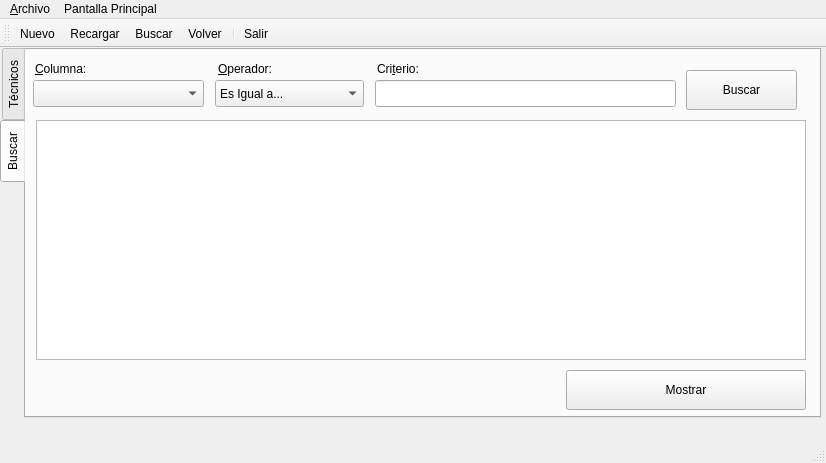
<?xml version="1.0" encoding="UTF-8"?>
<ui version="4.0">
 <class>frmTecnicos</class>
 <widget class="QMainWindow" name="frmTecnicos">
  <property name="geometry">
   <rect>
    <x>0</x>
    <y>0</y>
    <width>826</width>
    <height>463</height>
   </rect>
  </property>
  <property name="acceptDrops">
   <bool>true</bool>
  </property>
  <property name="windowTitle">
   <string>Tecnicos</string>
  </property>
  <property name="windowIcon">
   <iconset resource="polaris.qrc">
    <normaloff>:/Icons/icons/gear.png</normaloff>:/Icons/icons/gear.png</iconset>
  </property>
  <property name="documentMode">
   <bool>false</bool>
  </property>
  <property name="tabShape">
   <enum>QTabWidget::Rounded</enum>
  </property>
  <widget class="QWidget" name="centralwidget">
   <widget class="QTabWidget" name="tab_tecnicos">
    <property name="geometry">
     <rect>
      <x>0</x>
      <y>0</y>
      <width>821</width>
      <height>370</height>
     </rect>
    </property>
    <property name="toolTip">
     <string notr="true"/>
    </property>
    <property name="styleSheet">
     <string notr="true"/>
    </property>
    <property name="tabPosition">
     <enum>QTabWidget::West</enum>
    </property>
    <property name="currentIndex">
     <number>1</number>
    </property>
    <property name="iconSize">
     <size>
      <width>16</width>
      <height>16</height>
     </size>
    </property>
    <property name="documentMode">
     <bool>false</bool>
    </property>
    <property name="tabsClosable">
     <bool>false</bool>
    </property>
    <property name="movable">
     <bool>true</bool>
    </property>
    <widget class="QWidget" name="tab_formulario">
     <attribute name="icon">
      <iconset resource="polaris.qrc">
       <normaloff>:/Icons/icons/applications_engineering.png</normaloff>:/Icons/icons/applications_engineering.png</iconset>
     </attribute>
     <attribute name="title">
      <string>Técnicos</string>
     </attribute>
     <widget class="QFrame" name="frame">
      <property name="geometry">
       <rect>
        <x>9</x>
        <y>1</y>
        <width>692</width>
        <height>41</height>
       </rect>
      </property>
      <property name="frameShape">
       <enum>QFrame::StyledPanel</enum>
      </property>
      <property name="frameShadow">
       <enum>QFrame::Raised</enum>
      </property>
      <widget class="QLabel" name="lbl_id_tecnicoa">
       <property name="geometry">
        <rect>
         <x>390</x>
         <y>10</y>
         <width>161</width>
         <height>20</height>
        </rect>
       </property>
       <property name="text">
        <string>Identificador Técnico:</string>
       </property>
      </widget>
      <widget class="QLabel" name="lbl_id_tecnicob">
       <property name="geometry">
        <rect>
         <x>540</x>
         <y>0</y>
         <width>130</width>
         <height>31</height>
        </rect>
       </property>
       <property name="toolTip">
        <string>Identificador del tecnico</string>
       </property>
       <property name="text">
        <string>&lt;html&gt;&lt;head/&gt;&lt;body&gt;&lt;p&gt;&lt;span style=&quot; font-size:16pt; font-weight:600; color:#00007f;&quot;&gt;1722919725&lt;/span&gt;&lt;/p&gt;&lt;/body&gt;&lt;/html&gt;</string>
       </property>
      </widget>
      <widget class="QLabel" name="lbl_fecha_registroa">
       <property name="geometry">
        <rect>
         <x>30</x>
         <y>10</y>
         <width>131</width>
         <height>20</height>
        </rect>
       </property>
       <property name="text">
        <string>Fecha de Registro:</string>
       </property>
      </widget>
      <widget class="QLabel" name="lbl_fecha_registrob">
       <property name="geometry">
        <rect>
         <x>155</x>
         <y>10</y>
         <width>151</width>
         <height>20</height>
        </rect>
       </property>
       <property name="toolTip">
        <string>Fecha de Registro en el sistema</string>
       </property>
       <property name="text">
        <string>&lt;html&gt;&lt;head/&gt;&lt;body&gt;&lt;p&gt;&lt;span style=&quot; font-style:italic; color:#00007f;&quot;&gt;1987-07-01 12:12:12&lt;/span&gt;&lt;/p&gt;&lt;/body&gt;&lt;/html&gt;</string>
       </property>
      </widget>
     </widget>
     <widget class="QLabel" name="lbl_notas">
      <property name="geometry">
       <rect>
        <x>10</x>
        <y>200</y>
        <width>101</width>
        <height>17</height>
       </rect>
      </property>
      <property name="text">
       <string>&amp;Notas:</string>
      </property>
      <property name="buddy">
       <cstring>rtxt_notas</cstring>
      </property>
     </widget>
     <widget class="QPushButton" name="btn_guardar">
      <property name="geometry">
       <rect>
        <x>370</x>
        <y>320</y>
        <width>111</width>
        <height>40</height>
       </rect>
      </property>
      <property name="text">
       <string>Guardar</string>
      </property>
      <property name="icon">
       <iconset resource="polaris.qrc">
        <normaloff>:/Icons/icons/filesave.png</normaloff>:/Icons/icons/filesave.png</iconset>
      </property>
     </widget>
     <widget class="QPushButton" name="btn_cancelar">
      <property name="geometry">
       <rect>
        <x>250</x>
        <y>320</y>
        <width>111</width>
        <height>40</height>
       </rect>
      </property>
      <property name="text">
       <string>Cancelar</string>
      </property>
      <property name="icon">
       <iconset>
        <normaloff>:/Icons/icons/button_cancel.png</normaloff>
        <normalon>:/Icons/icons/mail_delete.png</normalon>:/Icons/icons/button_cancel.png</iconset>
      </property>
     </widget>
     <widget class="QPushButton" name="btn_copiar">
      <property name="geometry">
       <rect>
        <x>130</x>
        <y>320</y>
        <width>111</width>
        <height>40</height>
       </rect>
      </property>
      <property name="text">
       <string>Copiar</string>
      </property>
      <property name="icon">
       <iconset>
        <normaloff>:/Icons/icons/document_multiple.png</normaloff>
        <normalon>:/Icons/icons/editpaste.png</normalon>:/Icons/icons/document_multiple.png</iconset>
      </property>
     </widget>
     <widget class="QPushButton" name="btn_nuevo">
      <property name="geometry">
       <rect>
        <x>10</x>
        <y>320</y>
        <width>111</width>
        <height>40</height>
       </rect>
      </property>
      <property name="text">
       <string>Nuevo</string>
      </property>
      <property name="icon">
       <iconset>
        <normalon>:/Icons/icons/filenew.png</normalon>
       </iconset>
      </property>
     </widget>
     <widget class="QTextEdit" name="rtxt_notas">
      <property name="geometry">
       <rect>
        <x>10</x>
        <y>220</y>
        <width>760</width>
        <height>90</height>
       </rect>
      </property>
      <property name="toolTip">
       <string>Escribir notas especificadas del tecnico</string>
      </property>
     </widget>
     <widget class="QPushButton" name="btn_home">
      <property name="geometry">
       <rect>
        <x>707</x>
        <y>2</y>
        <width>70</width>
        <height>70</height>
       </rect>
      </property>
      <property name="toolTip">
       <string>Regreasar al Panel de Control</string>
      </property>
      <property name="text">
       <string/>
      </property>
      <property name="icon">
       <iconset>
        <normalon>:/Icons/icons/folder_home2.png</normalon>
       </iconset>
      </property>
      <property name="iconSize">
       <size>
        <width>56</width>
        <height>56</height>
       </size>
      </property>
     </widget>
     <widget class="QPushButton" name="btn_primero">
      <property name="geometry">
       <rect>
        <x>17</x>
        <y>50</y>
        <width>41</width>
        <height>41</height>
       </rect>
      </property>
      <property name="toolTip">
       <string comment="Primer Registro">Primer registro</string>
      </property>
      <property name="text">
       <string/>
      </property>
      <property name="icon">
       <iconset>
        <normalon>:/Icons/icons/start.png</normalon>
       </iconset>
      </property>
      <property name="iconSize">
       <size>
        <width>32</width>
        <height>32</height>
       </size>
      </property>
      <property name="autoDefault">
       <bool>false</bool>
      </property>
      <property name="default">
       <bool>false</bool>
      </property>
      <property name="flat">
       <bool>true</bool>
      </property>
     </widget>
     <widget class="QPushButton" name="btn_anterior">
      <property name="geometry">
       <rect>
        <x>67</x>
        <y>50</y>
        <width>41</width>
        <height>41</height>
       </rect>
      </property>
      <property name="toolTip">
       <string>Registro anterior</string>
      </property>
      <property name="text">
       <string/>
      </property>
      <property name="icon">
       <iconset>
        <normalon>:/Icons/icons/previous.png</normalon>
       </iconset>
      </property>
      <property name="iconSize">
       <size>
        <width>32</width>
        <height>32</height>
       </size>
      </property>
      <property name="autoDefault">
       <bool>false</bool>
      </property>
      <property name="default">
       <bool>false</bool>
      </property>
      <property name="flat">
       <bool>true</bool>
      </property>
     </widget>
     <widget class="QPushButton" name="btn_siguiente">
      <property name="geometry">
       <rect>
        <x>157</x>
        <y>50</y>
        <width>41</width>
        <height>41</height>
       </rect>
      </property>
      <property name="toolTip">
       <string>Siguiente registro</string>
      </property>
      <property name="text">
       <string/>
      </property>
      <property name="icon">
       <iconset>
        <normalon>:/Icons/icons/forward.png</normalon>
       </iconset>
      </property>
      <property name="iconSize">
       <size>
        <width>32</width>
        <height>32</height>
       </size>
      </property>
      <property name="autoDefault">
       <bool>false</bool>
      </property>
      <property name="default">
       <bool>false</bool>
      </property>
      <property name="flat">
       <bool>true</bool>
      </property>
     </widget>
     <widget class="QPushButton" name="btn_ultimo">
      <property name="geometry">
       <rect>
        <x>207</x>
        <y>50</y>
        <width>41</width>
        <height>41</height>
       </rect>
      </property>
      <property name="toolTip">
       <string>Ultimo registro</string>
      </property>
      <property name="text">
       <string/>
      </property>
      <property name="icon">
       <iconset>
        <normalon>:/Icons/icons/finish.png</normalon>
       </iconset>
      </property>
      <property name="iconSize">
       <size>
        <width>32</width>
        <height>32</height>
       </size>
      </property>
      <property name="autoDefault">
       <bool>false</bool>
      </property>
      <property name="default">
       <bool>false</bool>
      </property>
      <property name="flat">
       <bool>true</bool>
      </property>
     </widget>
     <widget class="QPushButton" name="btn_recargar">
      <property name="geometry">
       <rect>
        <x>117</x>
        <y>50</y>
        <width>41</width>
        <height>41</height>
       </rect>
      </property>
      <property name="toolTip">
       <string>Recargar</string>
      </property>
      <property name="text">
       <string/>
      </property>
      <property name="icon">
       <iconset>
        <normalon>:/Icons/icons/reload.png</normalon>
       </iconset>
      </property>
      <property name="iconSize">
       <size>
        <width>40</width>
        <height>40</height>
       </size>
      </property>
      <property name="autoDefault">
       <bool>false</bool>
      </property>
      <property name="default">
       <bool>false</bool>
      </property>
      <property name="flat">
       <bool>true</bool>
      </property>
     </widget>
     <widget class="QFrame" name="frame_2">
      <property name="geometry">
       <rect>
        <x>9</x>
        <y>50</y>
        <width>251</width>
        <height>40</height>
       </rect>
      </property>
      <property name="frameShape">
       <enum>QFrame::StyledPanel</enum>
      </property>
      <property name="frameShadow">
       <enum>QFrame::Raised</enum>
      </property>
     </widget>
     <widget class="QPushButton" name="btn_eliminar">
      <property name="geometry">
       <rect>
        <x>660</x>
        <y>320</y>
        <width>111</width>
        <height>40</height>
       </rect>
      </property>
      <property name="styleSheet">
       <string notr="true">color: rgb(255, 0, 0);

</string>
      </property>
      <property name="text">
       <string>Eliminar</string>
      </property>
      <property name="icon">
       <iconset>
        <normaloff>:/Icons/icons/button_cancel.png</normaloff>
        <normalon>:/Icons/icons/user_trash.png</normalon>:/Icons/icons/button_cancel.png</iconset>
      </property>
     </widget>
     <widget class="QLabel" name="lbl_nombres">
      <property name="geometry">
       <rect>
        <x>12</x>
        <y>100</y>
        <width>91</width>
        <height>17</height>
       </rect>
      </property>
      <property name="text">
       <string>&amp;Nombres:</string>
      </property>
      <property name="buddy">
       <cstring>txt_nombres</cstring>
      </property>
     </widget>
     <widget class="QLineEdit" name="txt_nombres">
      <property name="geometry">
       <rect>
        <x>10</x>
        <y>120</y>
        <width>380</width>
        <height>27</height>
       </rect>
      </property>
      <property name="toolTip">
       <string>Ingresar nombres</string>
      </property>
      <property name="text">
       <string/>
      </property>
     </widget>
     <widget class="QLabel" name="lbl_cedula">
      <property name="geometry">
       <rect>
        <x>402</x>
        <y>100</y>
        <width>91</width>
        <height>17</height>
       </rect>
      </property>
      <property name="text">
       <string>&amp;Cédula:</string>
      </property>
      <property name="buddy">
       <cstring>txt_cedula</cstring>
      </property>
     </widget>
     <widget class="QLineEdit" name="txt_cedula">
      <property name="geometry">
       <rect>
        <x>400</x>
        <y>120</y>
        <width>181</width>
        <height>27</height>
       </rect>
      </property>
      <property name="toolTip">
       <string>Ingresar numero de cedula</string>
      </property>
      <property name="text">
       <string/>
      </property>
     </widget>
     <widget class="QLabel" name="lbl_celular">
      <property name="geometry">
       <rect>
        <x>592</x>
        <y>100</y>
        <width>91</width>
        <height>17</height>
       </rect>
      </property>
      <property name="text">
       <string>Ce&amp;lular:</string>
      </property>
      <property name="buddy">
       <cstring>txt_celular</cstring>
      </property>
     </widget>
     <widget class="QLineEdit" name="txt_celular">
      <property name="geometry">
       <rect>
        <x>590</x>
        <y>120</y>
        <width>181</width>
        <height>27</height>
       </rect>
      </property>
      <property name="toolTip">
       <string>Ingresar numero de celular</string>
      </property>
      <property name="text">
       <string/>
      </property>
     </widget>
     <widget class="QLabel" name="lbl_correo_electronico">
      <property name="geometry">
       <rect>
        <x>12</x>
        <y>150</y>
        <width>131</width>
        <height>17</height>
       </rect>
      </property>
      <property name="text">
       <string>Correo &amp;Electrónico:</string>
      </property>
      <property name="buddy">
       <cstring>txt_correo_electronico</cstring>
      </property>
     </widget>
     <widget class="QLineEdit" name="txt_correo_electronico">
      <property name="geometry">
       <rect>
        <x>10</x>
        <y>170</y>
        <width>381</width>
        <height>27</height>
       </rect>
      </property>
      <property name="toolTip">
       <string>Ingresar correo electronico</string>
      </property>
      <property name="text">
       <string/>
      </property>
     </widget>
     <widget class="QLineEdit" name="txt_telefono">
      <property name="geometry">
       <rect>
        <x>398</x>
        <y>170</y>
        <width>181</width>
        <height>27</height>
       </rect>
      </property>
      <property name="toolTip">
       <string>Ingresar numero de telefono</string>
      </property>
      <property name="text">
       <string/>
      </property>
     </widget>
     <widget class="QLabel" name="lbl_telefono">
      <property name="geometry">
       <rect>
        <x>400</x>
        <y>150</y>
        <width>91</width>
        <height>17</height>
       </rect>
      </property>
      <property name="text">
       <string>&amp;Teléfono:</string>
      </property>
      <property name="buddy">
       <cstring>txt_telefono</cstring>
      </property>
     </widget>
     <widget class="QLabel" name="lbl_tecnicos">
      <property name="geometry">
       <rect>
        <x>280</x>
        <y>50</y>
        <width>191</width>
        <height>31</height>
       </rect>
      </property>
      <property name="toolTip">
       <string/>
      </property>
      <property name="text">
       <string>&lt;html&gt;&lt;head/&gt;&lt;body&gt;&lt;p align=&quot;center&quot;&gt;&lt;span style=&quot; font-size:16pt; font-weight:600; color:#005500;&quot;&gt;Técnicos&lt;/span&gt;&lt;/p&gt;&lt;/body&gt;&lt;/html&gt;</string>
      </property>
     </widget>
     <zorder>frame_2</zorder>
     <zorder>frame</zorder>
     <zorder>lbl_notas</zorder>
     <zorder>btn_guardar</zorder>
     <zorder>btn_cancelar</zorder>
     <zorder>btn_copiar</zorder>
     <zorder>btn_nuevo</zorder>
     <zorder>rtxt_notas</zorder>
     <zorder>btn_home</zorder>
     <zorder>btn_primero</zorder>
     <zorder>btn_anterior</zorder>
     <zorder>btn_siguiente</zorder>
     <zorder>btn_ultimo</zorder>
     <zorder>btn_recargar</zorder>
     <zorder>btn_eliminar</zorder>
     <zorder>lbl_nombres</zorder>
     <zorder>txt_nombres</zorder>
     <zorder>lbl_cedula</zorder>
     <zorder>txt_cedula</zorder>
     <zorder>lbl_celular</zorder>
     <zorder>txt_celular</zorder>
     <zorder>lbl_correo_electronico</zorder>
     <zorder>txt_correo_electronico</zorder>
     <zorder>txt_telefono</zorder>
     <zorder>lbl_telefono</zorder>
     <zorder>lbl_tecnicos</zorder>
    </widget>
    <widget class="QWidget" name="tab_buscar">
     <attribute name="icon">
      <iconset>
       <normalon>:/Icons/icons/find.png</normalon>
      </iconset>
     </attribute>
     <attribute name="title">
      <string>Buscar</string>
     </attribute>
     <widget class="QTableWidget" name="tbl_resultados">
      <property name="geometry">
       <rect>
        <x>10</x>
        <y>70</y>
        <width>770</width>
        <height>240</height>
       </rect>
      </property>
      <property name="toolTip">
       <string>Resultados busqueda</string>
      </property>
     </widget>
     <widget class="QLineEdit" name="txt_criterio">
      <property name="geometry">
       <rect>
        <x>349</x>
        <y>30</y>
        <width>301</width>
        <height>27</height>
       </rect>
      </property>
      <property name="toolTip">
       <string>Ingrese un criterio de búsqueda basado en el operador</string>
      </property>
     </widget>
     <widget class="QComboBox" name="cmb_columna">
      <property name="geometry">
       <rect>
        <x>7</x>
        <y>30</y>
        <width>171</width>
        <height>27</height>
       </rect>
      </property>
      <property name="toolTip">
       <string>Seleccione una columna por la que desea buscar</string>
      </property>
     </widget>
     <widget class="QComboBox" name="cmb_operador">
      <property name="geometry">
       <rect>
        <x>189</x>
        <y>30</y>
        <width>149</width>
        <height>27</height>
       </rect>
      </property>
      <property name="toolTip">
       <string>Seleccione una columna por la que desea buscar</string>
      </property>
      <item>
       <property name="text">
        <string>Es Igual a...</string>
       </property>
      </item>
      <item>
       <property name="text">
        <string>Contiene...</string>
       </property>
      </item>
      <item>
       <property name="text">
        <string>Empieza Con...</string>
       </property>
      </item>
      <item>
       <property name="text">
        <string>Termina en...</string>
       </property>
      </item>
      <item>
       <property name="text">
        <string>No tiene...</string>
       </property>
      </item>
      <item>
       <property name="text">
        <string>Diferente de...</string>
       </property>
      </item>
     </widget>
     <widget class="QLabel" name="lbl_columna">
      <property name="geometry">
       <rect>
        <x>9</x>
        <y>10</y>
        <width>93</width>
        <height>17</height>
       </rect>
      </property>
      <property name="text">
       <string>&amp;Columna:</string>
      </property>
      <property name="buddy">
       <cstring>cmb_columna</cstring>
      </property>
     </widget>
     <widget class="QLabel" name="lbl_">
      <property name="geometry">
       <rect>
        <x>192</x>
        <y>10</y>
        <width>79</width>
        <height>17</height>
       </rect>
      </property>
      <property name="text">
       <string>&amp;Operador:</string>
      </property>
      <property name="buddy">
       <cstring>cmb_operador</cstring>
      </property>
     </widget>
     <widget class="QLabel" name="lbl_criterio">
      <property name="geometry">
       <rect>
        <x>351</x>
        <y>10</y>
        <width>101</width>
        <height>17</height>
       </rect>
      </property>
      <property name="text">
       <string>Cri&amp;terio:</string>
      </property>
      <property name="buddy">
       <cstring>txt_criterio</cstring>
      </property>
     </widget>
     <widget class="QPushButton" name="btn_buscar">
      <property name="geometry">
       <rect>
        <x>660</x>
        <y>20</y>
        <width>111</width>
        <height>40</height>
       </rect>
      </property>
      <property name="toolTip">
       <string>Busqueda de criterio</string>
      </property>
      <property name="text">
       <string>Buscar</string>
      </property>
      <property name="icon">
       <iconset>
        <normalon>:/Icons/icons/kfind.png</normalon>
       </iconset>
      </property>
     </widget>
     <widget class="QPushButton" name="btn_mostrar">
      <property name="geometry">
       <rect>
        <x>540</x>
        <y>320</y>
        <width>240</width>
        <height>40</height>
       </rect>
      </property>
      <property name="toolTip">
       <string>Muestra resultados</string>
      </property>
      <property name="text">
       <string>Mostrar</string>
      </property>
      <property name="icon">
       <iconset>
        <normalon>:/Icons/icons/apply.png</normalon>
       </iconset>
      </property>
     </widget>
    </widget>
   </widget>
  </widget>
  <widget class="QMenuBar" name="menubar">
   <property name="geometry">
    <rect>
     <x>0</x>
     <y>0</y>
     <width>826</width>
     <height>21</height>
    </rect>
   </property>
   <property name="nativeMenuBar">
    <bool>true</bool>
   </property>
   <widget class="QMenu" name="menuArchivo">
    <property name="title">
     <string>&amp;Archivo</string>
    </property>
    <addaction name="actionNuevo"/>
    <addaction name="actionRecargar"/>
    <addaction name="action_Buscar"/>
    <addaction name="separator"/>
    <addaction name="action_Salir"/>
    <addaction name="separator"/>
   </widget>
   <widget class="QMenu" name="menuPantalla_Principal">
    <property name="title">
     <string>Pantalla Principal</string>
    </property>
    <addaction name="action_Volver"/>
   </widget>
   <addaction name="menuArchivo"/>
   <addaction name="menuPantalla_Principal"/>
  </widget>
  <widget class="QStatusBar" name="statusbar"/>
  <widget class="QToolBar" name="toolBar">
   <property name="windowTitle">
    <string>toolBar</string>
   </property>
   <attribute name="toolBarArea">
    <enum>TopToolBarArea</enum>
   </attribute>
   <attribute name="toolBarBreak">
    <bool>false</bool>
   </attribute>
   <addaction name="actionNuevo"/>
   <addaction name="actionRecargar"/>
   <addaction name="action_Buscar"/>
   <addaction name="action_Volver"/>
   <addaction name="separator"/>
   <addaction name="action_Salir"/>
  </widget>
  <action name="actionNuevo">
   <property name="icon">
    <iconset>
     <normalon>:/Icons/icons/accessories_text_editor.png</normalon>
    </iconset>
   </property>
   <property name="text">
    <string>&amp;Nuevo</string>
   </property>
   <property name="toolTip">
    <string>Nuevo</string>
   </property>
   <property name="shortcut">
    <string>Ctrl+N</string>
   </property>
  </action>
  <action name="action_Salir">
   <property name="icon">
    <iconset>
     <normalon>:/Icons/icons/exit.png</normalon>
    </iconset>
   </property>
   <property name="text">
    <string>&amp;Salir</string>
   </property>
   <property name="toolTip">
    <string>Salir</string>
   </property>
   <property name="shortcut">
    <string>Ctrl+S</string>
   </property>
  </action>
  <action name="action_Buscar">
   <property name="icon">
    <iconset>
     <normalon>:/Icons/icons/kfind.png</normalon>
    </iconset>
   </property>
   <property name="text">
    <string>&amp;Buscar</string>
   </property>
   <property name="toolTip">
    <string>Buscar</string>
   </property>
   <property name="shortcut">
    <string>Ctrl+B</string>
   </property>
  </action>
  <action name="action_Volver">
   <property name="icon">
    <iconset>
     <normalon>:/Icons/icons/folder_home2.png</normalon>
    </iconset>
   </property>
   <property name="text">
    <string>&amp;Volver</string>
   </property>
   <property name="toolTip">
    <string>Panel de Control</string>
   </property>
   <property name="shortcut">
    <string>F10</string>
   </property>
  </action>
  <action name="actionRecargar">
   <property name="icon">
    <iconset>
     <normalon>:/Icons/icons/reload.png</normalon>
    </iconset>
   </property>
   <property name="text">
    <string>&amp;Recargar</string>
   </property>
   <property name="toolTip">
    <string>Recargar</string>
   </property>
   <property name="shortcut">
    <string>F5</string>
   </property>
  </action>
 </widget>
 <tabstops>
  <tabstop>tab_tecnicos</tabstop>
 </tabstops>
 <resources>
  <include location="polaris.qrc"/>
 </resources>
 <connections/>
</ui>
